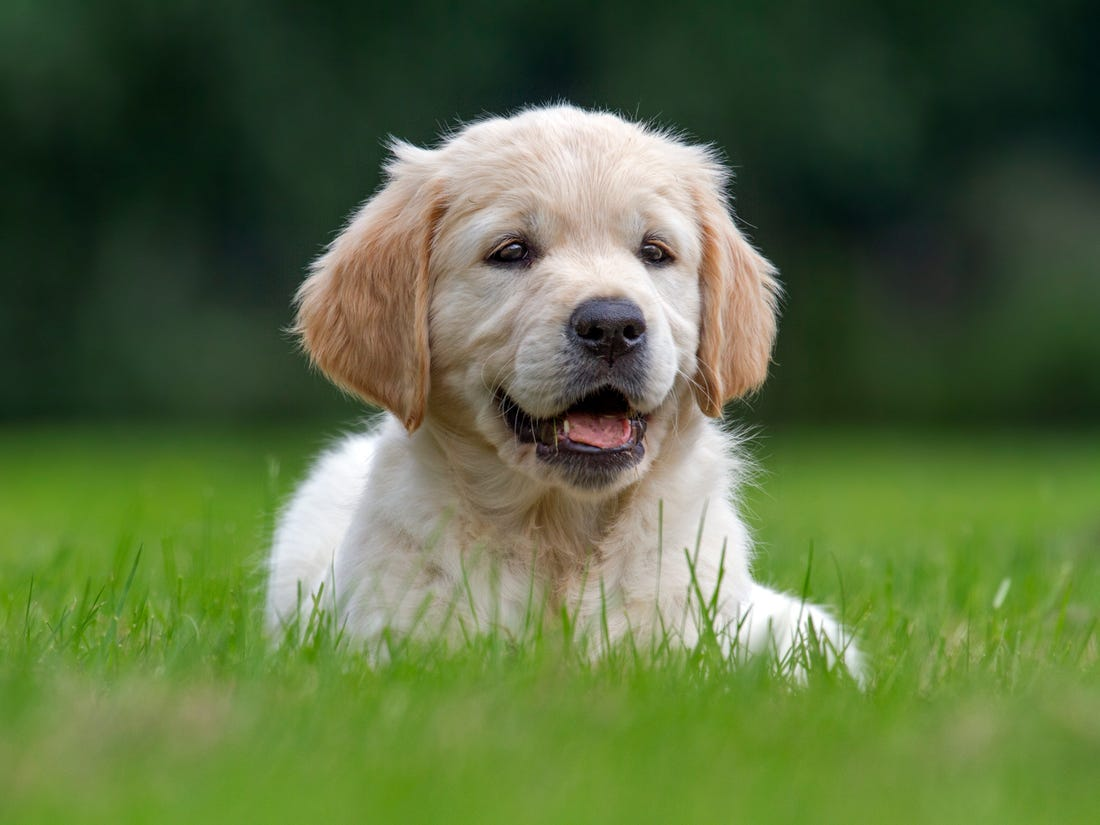
#> input picture Image Data/dog.jpg, 1100 x 825 px
$ python ImageAugmentation.py
#> lines starting #> are read from the running program, lines starting #| are printed output that depends on the picture
import cv2
import numpy as np

MIN_ROTATION_ANGLE = -10
MAX_ROTATION_ANGLE = 10
MIN_BRIGHTNESS = -50
MAX_BRIGHTNESS = 50
MIN_CONTRAST = 0.5
MAX_CONTRAST = 1.5
NOISE_THRESHOLD = 0.4

def load_image(path):
#> called with path = 'dog.jpg'
    return cv2.imread(path)
#> returned value is the input picture: shape (825, 1100, 3); mean B, G, R 64.9, 108, 89.4

def convert_to_grayscale(img):
    return cv2.cvtColor(img, cv2.COLOR_BGR2GRAY)
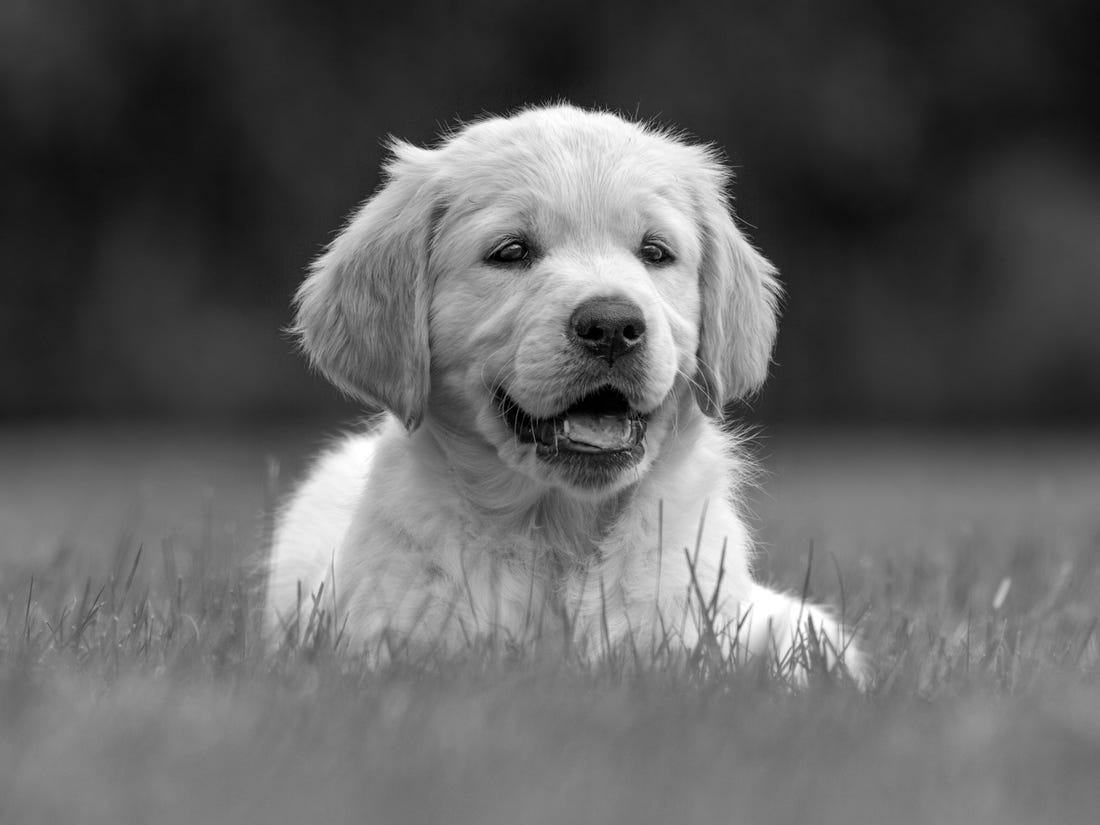
#> returned value: shape (825, 1100); min 0, max 255, mean 97.6

def flip_horizontally(img):
    return cv2.flip(img, 1)
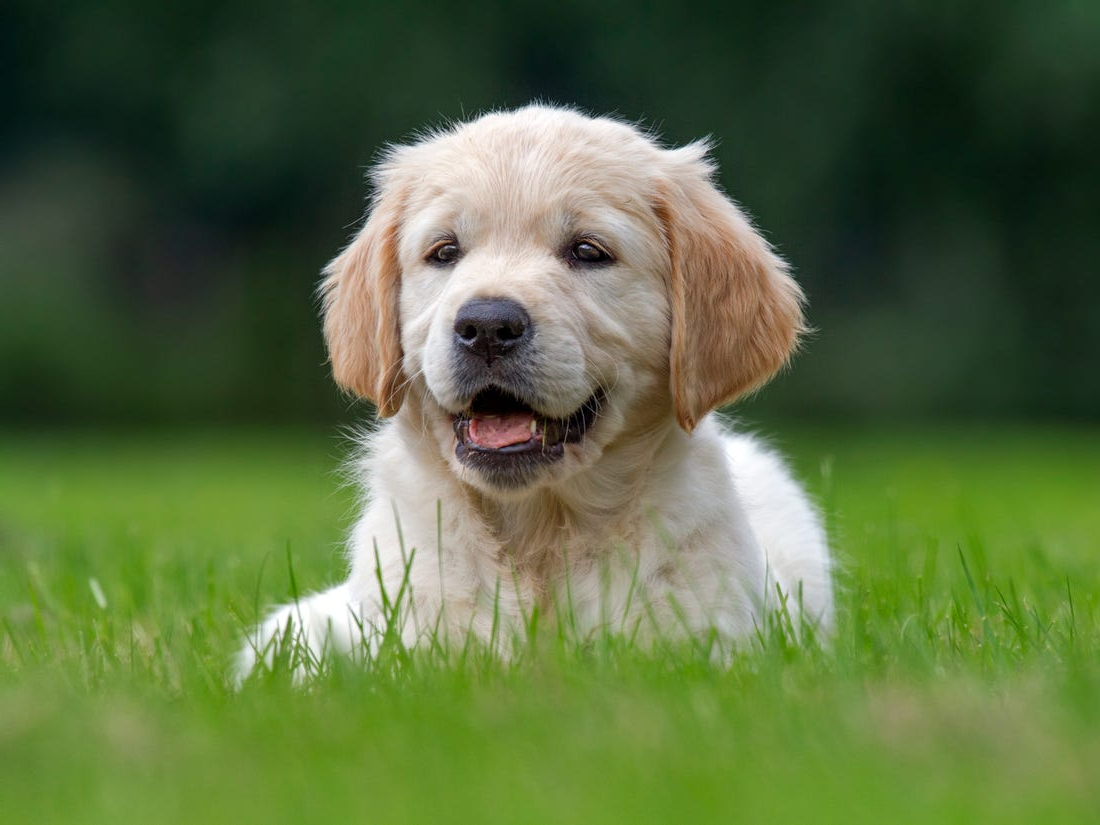
#> returned value: shape (825, 1100, 3); mean of channels 0, 1, 2 64.9, 108, 89.4; drawn as B, G, R

def randomly_rotate_image(img):
    angle = np.random.randint(MIN_ROTATION_ANGLE, MAX_ROTATION_ANGLE)
    rows, cols = img.shape[:2]
#> rows = 825; cols = 1100
    M = cv2.getRotationMatrix2D((cols/2, rows/2), angle, 1)
    rotated = cv2.warpAffine(img, M, (cols, rows))
    return rotated

def radomly_adjust_brightness_and_contrast(img):
    brightness = np.random.randint(MIN_BRIGHTNESS, MAX_BRIGHTNESS)
    contrast = np.random.uniform(MIN_CONTRAST, MAX_CONTRAST)
    b_c = cv2.addWeighted(img, contrast, img, 0, brightness)
    return b_c

def add_salt_and_pepper_noise(img):
    noise = np.zeros(img.shape, np.uint8)
    # Set a noise threshold of 0.4 => 40% of the pixels will be changed to black or white
    threshold = NOISE_THRESHOLD
    # Loop through each pixel in the image
    for row in range(img.shape[0]):
        for col in range(img.shape[1]):
            r = np.random.rand()
            if r < threshold/2:
                # Set pixel to black
                noise[row, col] = 0
            elif r < threshold:
                # Set pixel to white
                noise[row, col] = 255
            else:
                noise[row, col] = img[row, col]
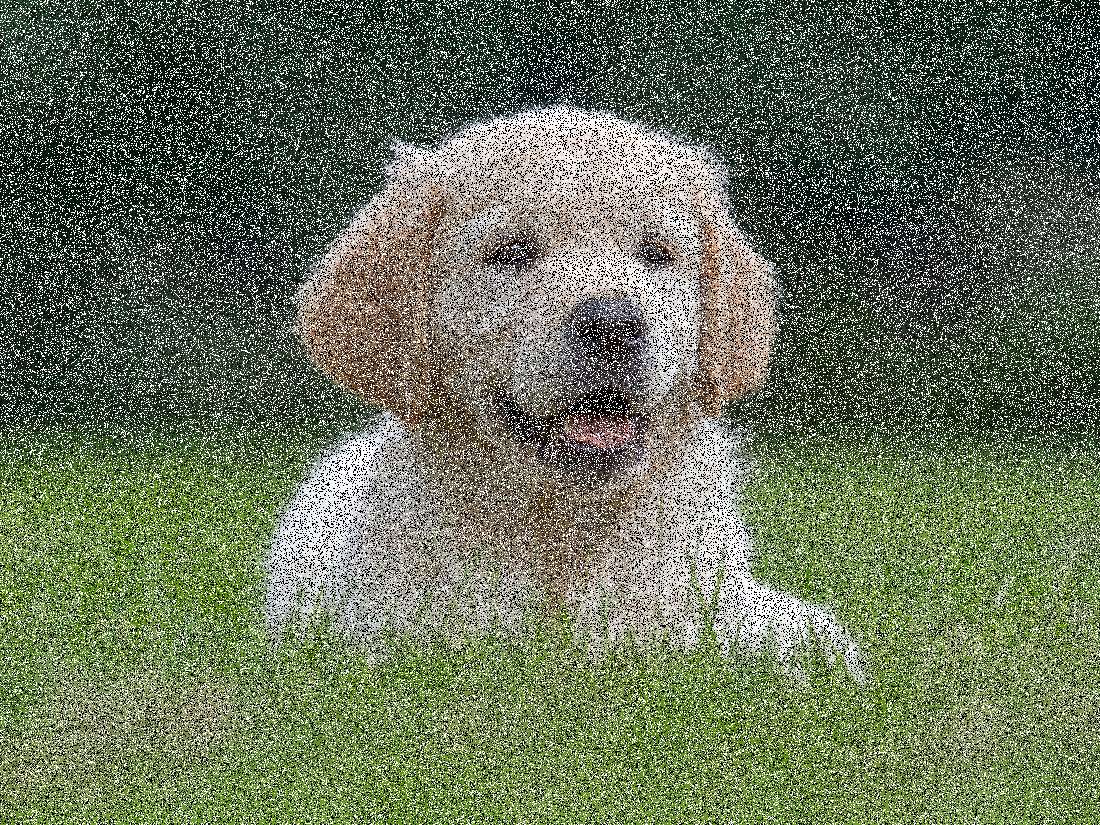
#> noise: shape (825, 1100, 3); mean B, G, R 89.8, 115.7, 104.6
    noised = cv2.add(img, noise)
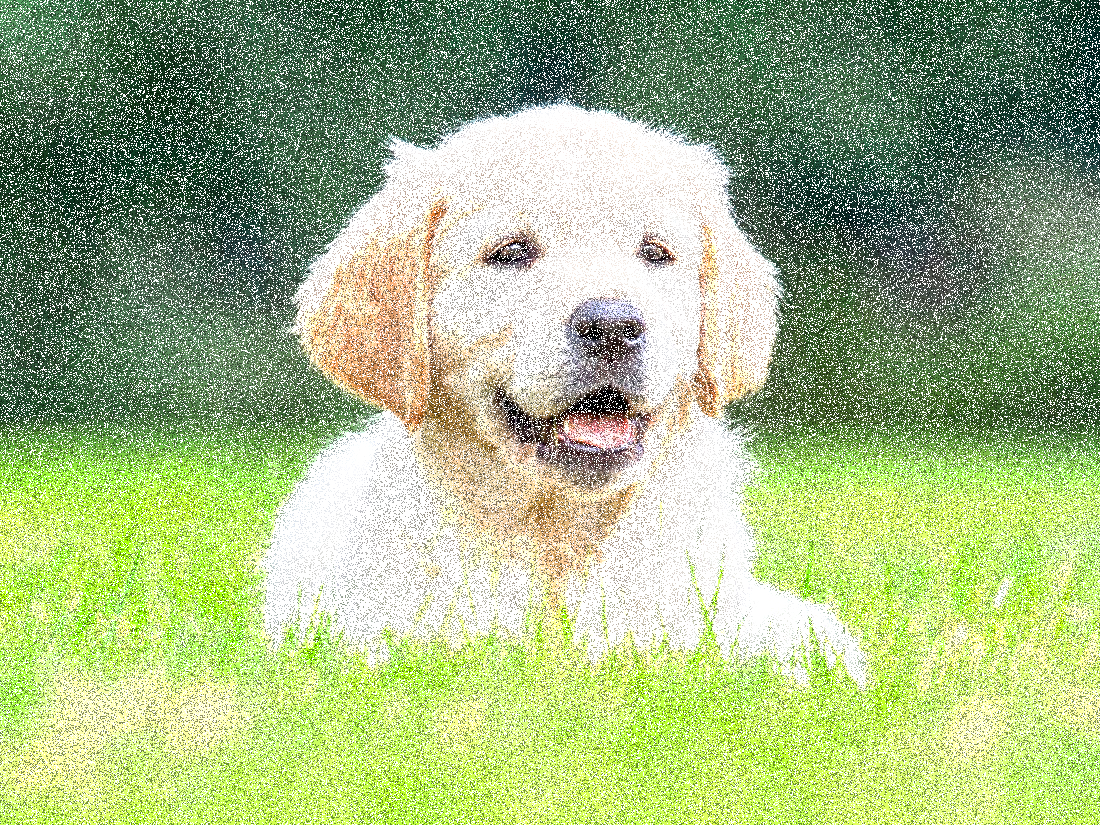
#> noised: shape (825, 1100, 3); mean B, G, R 132, 183.5, 162.5
    return noised

img = load_image('dog.jpg')
gray = convert_to_grayscale(img)
flipped = flip_horizontally(img)
rotated = randomly_rotate_image(img)
b_c = randomly_rotate_image(img)
noised = add_salt_and_pepper_noise(img)
# Show output
cv2.imshow('Input Image', img)
cv2.imshow('Input Image', img)
cv2.imshow('Grayscale Image', gray)
cv2.imshow('Flipped Image', flipped)
cv2.imshow('Rotated Image', rotated)
cv2.imshow('Brightness and Contrast Image', b_c)
cv2.imshow('Noise Image', noised)
cv2.waitKey(0)
cv2.destroyAllWindows()
